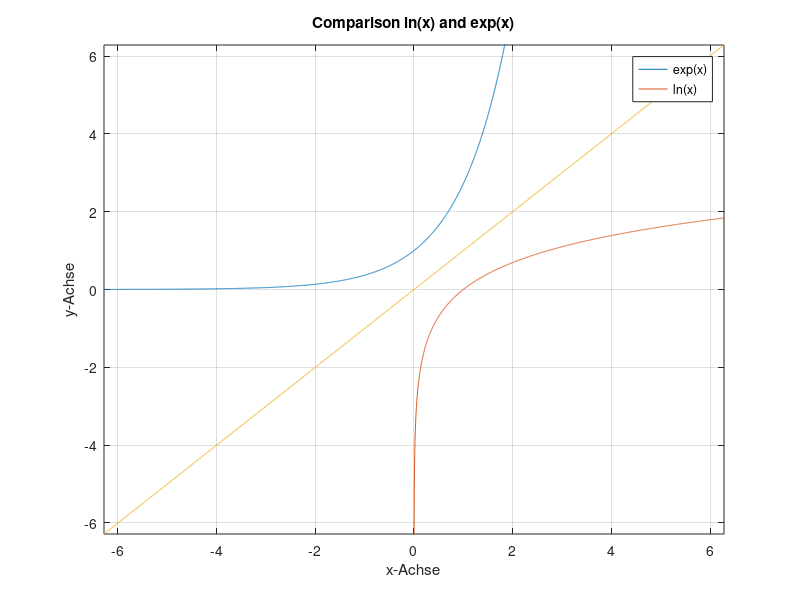

Recreate this plot in MATLAB.
% Definition zweier Intervalle, eine fuer die Exponentialfunktion und andere fuer die Logarithmusfunktion.
x=(-2*pi:0.002:2*pi);
y=(0.00001:0.002:2*pi);
% Plotten der Exponentialfunktion
plot(x,exp(x))

hold on
% Plotten der Logarithmusfunktion
plot(y,log(y))
% Plotten der ersten Winkelhalbierende
plot(x,x)
% Gleiche Achsenverteilung
axis([-2*pi 2*pi -2*pi 2*pi])

grid on
% Legende
legend('exp(x)', 'ln(x)')
xlabel('x-Achse')
ylabel('y-Achse')
title('Comparison ln(x) and exp(x)')


